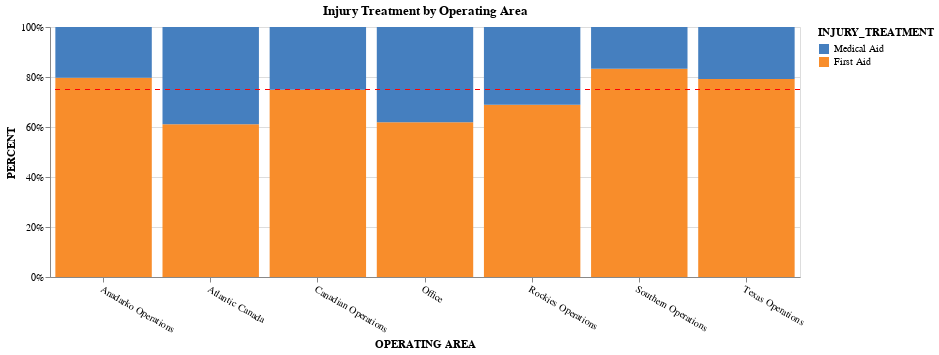

Notebook code for this chart:
### Code cell
c2 = alt.Chart(df_area).mark_bar().encode(
    x=alt.X('OPERATING_AREA', title='OPERATING AREA'),
    y=alt.Y('ID', stack="normalize", axis=alt.Axis(format='%', title='PERCENT')),
    color=alt.Color('INJURY_TREATMENT', scale=alt.Scale(domain=['Medical Aid', 'First Aid'], range=['#457FBF', '#F88D2B'])),
    order=alt.Order('INJURY_TREATMENT', sort='ascending'),
    tooltip=[alt.Tooltip('OPERATING_AREA', title='Operating Area'), alt.Tooltip('ID', title='Count')]
).properties(
    title='Injury Treatment by Operating Area',
    height=250,
    width=750
).transform_joinaggregate(
    totals='sum(ID)',
    groupby=['OPERATING_AREA']
).transform_filter(
    (datum.ID >= 5)
)

line = alt.Chart(pd.DataFrame({'y': [0.75]})).mark_rule(color='red',strokeDash=[5, 5]).encode(y='y')
c2 = c2+line
c2.configure_axisBottom(
    labelAngle=30
)

### Figure 1 — Vega-Lite specification as saved in the notebook (floating-point values rounded to 4 significant figures)
{"config": {"view": {"continuousWidth": 400, "continuousHeight": 300}, "axisBottom": {"labelAngle": 30}}, "layer": [{"data": {"name": "data-de3249fd0b86b7f26b1ce8f085f5801f"}, "mark": "bar", "encoding": {"color": {"type": "nominal", "field": "INJURY_TREATMENT", "scale": {"domain": ["Medical Aid", "First Aid"], "range": ["#457FBF", "#F88D2B"]}}, "order": {"type": "nominal", "field": "INJURY_TREATMENT", "sort": "ascending"}, "tooltip": [{"type": "nominal", "field": "OPERATING_AREA", "title": "Operating Area"}, {"type": "quantitative", "field": "ID", "title": "Count"}], "x": {"type": "nominal", "field": "OPERATING_AREA", "title": "OPERATING AREA"}, "y": {"type": "quantitative", "axis": {"format": "%", "title": "PERCENT"}, "field": "ID", "stack": "normalize"}}, "height": 250, "title": "Injury Treatment by Operating Area", "transform": [{"joinaggregate": [{"op": "sum", "field": "ID", "as": "totals"}], "groupby": ["OPERATING_AREA"]}, {"filter": "(datum.ID >= 5)"}], "width": 750}, {"data": {"name": "data-d36d45444c6fa37a56cd2da14022aabc"}, "mark": {"type": "rule", "color": "red", "strokeDash": [5, 5]}, "encoding": {"y": {"type": "quantitative", "field": "y"}}}], "$schema": "https://vega.github.io/schema/vega-lite/v4.8.1.json", "datasets": {"data-de3249fd0b86b7f26b1ce8f085f5801f": [{"OPERATING_AREA": "Anadarko Operations", "INJURY_TREATMENT": "First Aid", "ID": 106}, {"OPERATING_AREA": "Anadarko Operations", "INJURY_TREATMENT": "Medical Aid", "ID": 27}, {"OPERATING_AREA": "Atlantic Canada", "INJURY_TREATMENT": "First Aid", "ID": 22}, {"OPERATING_AREA": "Atlantic Canada", "INJURY_TREATMENT": "Medical Aid", "ID": 14}, {"OPERATING_AREA": "Canadian Operations", "INJURY_TREATMENT": "First Aid", "ID": 978}, {"OPERATING_AREA": "Canadian Operations", "INJURY_TREATMENT": "Medical Aid", "ID": 327}, {"OPERATING_AREA": "Corporate inactive", "INJURY_TREATMENT": "First Aid", "ID": 2}, {"OPERATING_AREA": "Natural Gas Economy inactive", "INJURY_TREATMENT": "First Aid", "ID": 1}, {"OPERATING_AREA": "Natural Gas Economy inactive", "INJURY_TREATMENT": "Medical Aid", "ID": 1}, {"OPERATING_AREA": "Office", "INJURY_TREATMENT": "First Aid", "ID": 13}, {"OPERATING_AREA": "Office", "INJURY_TREATMENT": "Medical Aid", "ID": 8}, {"OPERATING_AREA": "Operating Area Not Found", "INJURY_TREATMENT": "First Aid", "ID": 2}, {"OPERATING_AREA": "Rockies Operations", "INJURY_TREATMENT": "First Aid", "ID": 295}, {"OPERATING_AREA": "Rockies Operations", "INJURY_TREATMENT": "Medical Aid", "ID": 133}, {"OPERATING_AREA": "Southern Operations", "INJURY_TREATMENT": "First Aid", "ID": 40}, {"OPERATING_AREA": "Southern Operations", "INJURY_TREATMENT": "Medical Aid", "ID": 8}, {"OPERATING_AREA": "Texas Operations", "INJURY_TREATMENT": "First Aid", "ID": 551}, {"OPERATING_AREA": "Texas Operations", "INJURY_TREATMENT": "Medical Aid", "ID": 145}], "data-d36d45444c6fa37a56cd2da14022aabc": [{"y": 0.75}]}}
